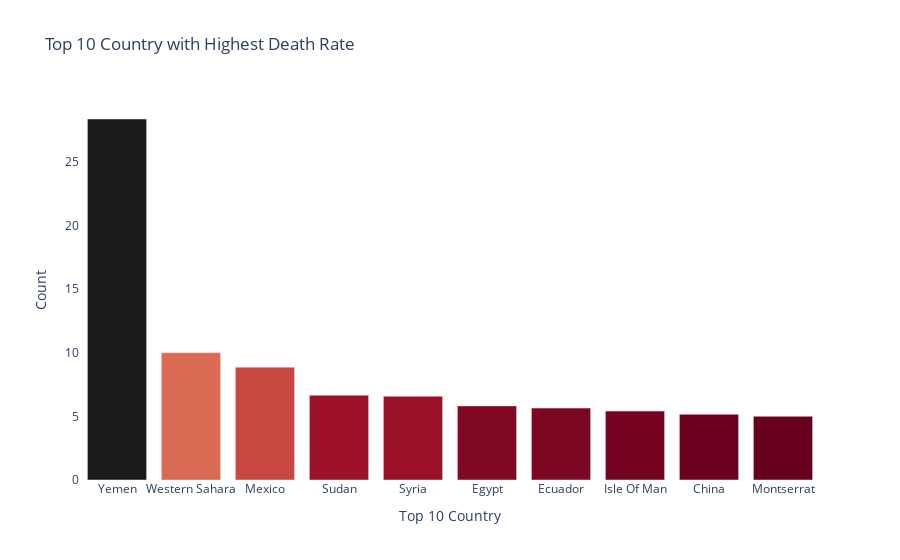

The cell this chart's notebook holds for it:
### Code cell
# Visualizing the COVID-19 severity (critical cases)

data = summary.reset_index().copy()
data['death_rate'] =  data['total_deaths']*100/data['total_confirmed']
data = data.dropna(subset=['death_rate'])

vis(data, 
    'country',
    "death_rate", 
    title="Top 10 Country with Highest Death Rate", 
    colors="rdgy", n=10
   )

### Figure 1 — Plotly figure (JSON) as saved in the notebook; plotly's stock layout.template omitted (floating-point values rounded to 4 significant figures)
{"data": [{"hoverinfo": "skip", "hovertemplate": "<br><b>%{x}</b><br><b>Count: </b>%{y}<br><extra></extra>", "marker": {"color": [28.35, 10, 8.859, 6.65, 6.57, 5.821, 5.645, 5.411, 5.159, 5], "colorscale": [[0, "rgb(103,0,31)"], [0.1, "rgb(178,24,43)"], [0.2, "rgb(214,96,77)"], [0.3, "rgb(244,165,130)"], [0.4, "rgb(253,219,199)"], [0.5, "rgb(255,255,255)"], [0.6, "rgb(224,224,224)"], [0.7, "rgb(186,186,186)"], [0.8, "rgb(135,135,135)"], [0.9, "rgb(77,77,77)"], [1, "rgb(26,26,26)"]]}, "type": "bar", "x": ["Yemen", "Western Sahara", "Mexico", "Sudan", "Syria", "Egypt", "Ecuador", "Isle Of Man", "China", "Montserrat"], "y": [28.35, 10, 8.859, 6.65, 6.57, 5.821, 5.645, 5.411, 5.159, 5]}], "layout": {"hovermode": "x", "plot_bgcolor": "rgba(0,0,0,0)", "title": {"text": "Top 10 Country with Highest Death Rate"}, "xaxis": {"title": {"text": "Top 10 Country"}}, "yaxis": {"title": {"text": "Count"}}}}
